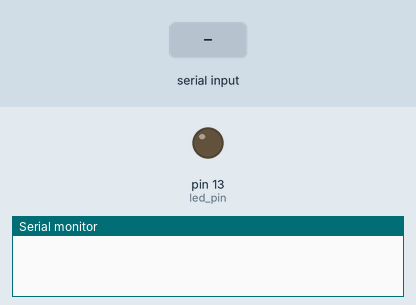
The sketch below on a simulated Arduino Uno, built with avr-gcc and run on an emulated ATmega328P. Parts: output pins drawn as LEDs (lit = HIGH), the last lines printed to the serial monitor. The inputs (shaded band) are chosen by the test bench.

Above: at 1.2 s.
1.3 s: "ON\n" received over Serial
At 2.2 s:
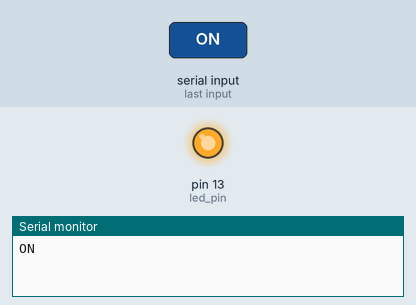
2.8 s: "OFF\n" received over Serial
At 3.4 s:
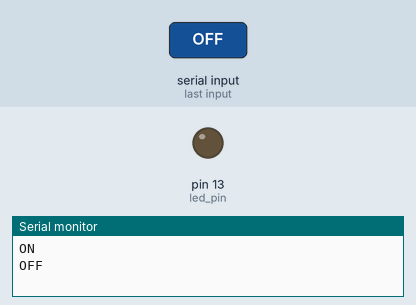
Timing chart, 0 to 5.8 s (numbered marks = the images above; inputs shaded):
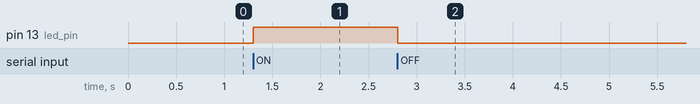

The sketch:

serial_led_control.ino
```cpp
const int led_pin = 13;

void setup() {
  Serial.begin(9600);
  pinMode(led_pin, OUTPUT);
}

String buf;

void loop() {
  while (Serial.available() > 0)
  {
    buf = Serial.readStringUntil('\n');
    Serial.println(buf);
    if (buf == "ON")
      digitalWrite(led_pin, HIGH);
    else if (buf == "OFF")
      digitalWrite(led_pin, LOW);
  }

}
```

Measured:
- after the input at 1.3 s, pin 13 (led_pin): LOW → HIGH at once
- after the input at 2.8 s, pin 13 (led_pin): HIGH → LOW at once
